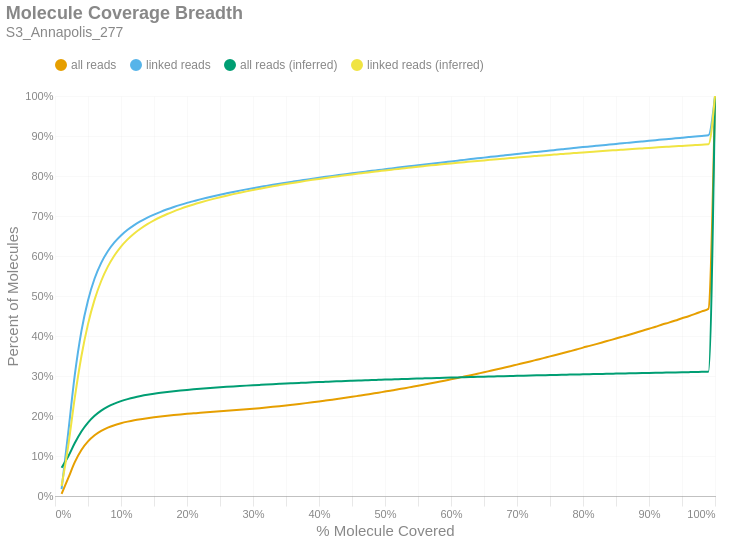

The notebook cell this image was saved under:
### Markdown cell above
### Molecule Read Coverage
This chart shows molecule coverage breadth as computed by the number of bases aligned to that molecule. In other words, "*how much of each unique long molecule is actually sequenced/aligned?*" Keep in mind there is a distinction between sequences and alignments, since some sequences belonging to a particular molecule may not align well and wouldn't appear in the alignment data. This chart also shows molecule coverage breadth as computed by the *inferred fragment* from which the aligned sequences originate. Unlike read coverage, this calculation takes into account the total insert size, including unsequenced gaps between the forward and reverse reads. Like the previous figures, these are cumulative percents.

### Code cell
if SKIPLR:
    print_html(f"Skipped")
else:
    binned_df = consolidated_hist(valids['coverage_bp'], mask, 0.01, True)
    binned_df_inf = consolidated_hist(valids['coverage_inserts'], mask, 0.01, True)
    binned_df = binned_df.with_columns(pl.lit(binned_df_inf['all reads (cumsum)']).alias('all reads (inferred)'))
    binned_df = binned_df.with_columns(pl.lit(binned_df_inf['linked reads (cumsum)']).alias('linked reads (inferred)'))
    binned_df = binned_df.with_columns(
        (pl.col('bin').cast(pl.Float64) + 0.01).alias('right_edge')
    )

    with SafeRender(binned_df):
        (
            density_plot(binned_df, 'Molecule Coverage Breadth', samplename, 'molcov', ['all reads (inferred)','linked reads (inferred)'])
            .encode(
                #x=alt.X('bin:Q', title="% Molecule Covered").axis(format = '%').scale(padding=0),
                x=alt.X('right_edge:Q', title="% Molecule Covered").axis(format='%').scale(padding=0),
                y=alt.Y('value:Q', title='Percent of Molecules')
                    .axis(format='%')
                    .stack(False)
                    .scale(domainMin=0, padding=0),
                color=alt.Color("key:N").scale(domain = ["all reads", "linked reads", "all reads (inferred)", "linked reads (inferred)"]),
                tooltip = [
                    alt.Tooltip("key:N", title = "Data Type"),
                    alt.Tooltip("range_label:N", title="% Molecule Covered"),
                    alt.Tooltip("value:Q", format = ".2%", title="% Molecules")
                ]
            )
        ).display()

### Figure 1 — Vega-Lite specification as saved in the notebook (floating-point values rounded to 4 significant figures)
{"width": "container", "height": 400, "config": {"title": {"anchor": "start", "dy": -15, "fontSize": 18, "color": "#888888", "subtitleColor": "#888888", "subtitleFontSize": 14}, "arc": {"fill": "#0072B2"}, "axis": {"domainColor": "#888888", "domainWidth": 0.5, "gridWidth": 0.2, "grid": false, "titleFontWeight": 400, "titleFontSize": 15, "labelFontSize": 11, "labelColor": "#888888", "tickColor": "#888888", "tickWidth": 0.2, "titleColor": "#888888"}, "axisBand": {"grid": false}, "axisX": {"grid": true, "tickSize": 10, "domainCap": "round"}, "axisY": {"domain": false, "grid": true, "tickSize": 0, "domainCap": "round"}, "background": "transparent", "header": {"labelFontSize": 15, "labelColor": "#888888", "titleFontSize": 15, "titleFontWeight": 600, "titleColor": "#888888"}, "legend": {"labelFont": "sans-serif", "labelFontSize": 12, "labelColor": "#888888", "symbolSize": 100, "symbolType": "circle", "titleFontSize": 12, "titlePadding": 10, "titleColor": "#888888", "title": null, "orient": "top"}, "range": {"category": ["#E69F00", "#56B4E9", "#009E73", "#F0E442", "#0072B2", "#D55E00", "#CC79A7", "#000000"], "diverging": ["#cfe8f3", "#a2d4ec", "#73bfe2", "#46abdb", "#1696d2", "#12719e"]}, "area": {"fill": "#0072B2", "fillOpacity": 0.7, "line": true, "strokeOpacity": 0.7}, "line": {"color": "#0072B2", "stroke": "#0072B2", "strokeWidth": 2}, "trail": {"color": "#0072B2", "stroke": "#0072B2", "strokeWidth": 0, "size": 1}, "point": {"filled": true, "fillOpacity": 1.0, "size": 95}, "text": {"color": "#888888", "fontSize": 11, "align": "right", "fontWeight": 400, "size": 11}, "bar": {"fill": "#0072B2", "stroke": null}, "view": {"stroke": null, "continuousWidth": 660, "continuousHeight": 400}}, "data": {"name": "data-76ab4b753739c05dea6e5e1a4ccea0b9"}, "mark": {"type": "line", "interpolate": "monotone", "point": {"opacity": 0, "size": 275}}, "encoding": {"color": {"field": "key", "scale": {"domain": ["all reads", "linked reads", "all reads (inferred)", "linked reads (inferred)"]}, "type": "nominal"}, "tooltip": [{"field": "key", "title": "Data Type", "type": "nominal"}, {"field": "range_label", "title": "% Molecule Covered", "type": "nominal"}, {"field": "value", "format": ".2%", "title": "% Molecules", "type": "quantitative"}], "x": {"axis": {"format": "%"}, "field": "right_edge", "scale": {"padding": 0}, "title": "% Molecule Covered", "type": "quantitative"}, "y": {"axis": {"format": "%"}, "field": "value", "scale": {"domainMin": 0, "padding": 0}, "stack": false, "title": "Percent of Molecules", "type": "quantitative"}}, "params": [{"name": "param_c36ac31b6afebe62", "select": {"type": "point", "fields": ["key"]}, "bind": "legend"}], "title": {"text": "Molecule Coverage Breadth", "subtitle": "S3_Annapolis_277"}, "transform": [{"fold": ["all reads (cumsum)", "linked reads (cumsum)", "all reads (inferred)", "linked reads (inferred)"]}, {"calculate": "replace(datum.key, ' (cumsum)', '')", "as": "key"}, {"filter": {"param": "param_c36ac31b6afebe62"}}], "usermeta": {"embedOptions": {"downloadFileName": "S3_Annapolis_277.molcov"}}, "$schema": "https://vega.github.io/schema/vega-lite/v6.1.0.json", "datasets": {"data-76ab4b753739c05dea6e5e1a4ccea0b9": [{"bin": "0.0", "interval": "0.0-0.01", "all reads": 0.005116, "linked reads": 0.01728, "all reads (cumsum)": 0.005116, "linked reads (cumsum)": 0.01728, "range_label": "0.0-0.01", "all reads (inferred)": 0.0708, "linked reads (inferred)": 0.02504, "right_edge": 0.01}, {"bin": "0.01", "interval": "0.01-0.02", "all reads": 0.03935, "linked reads": 0.1407, "all reads (cumsum)": 0.04446, "linked reads (cumsum)": 0.158, "range_label": "0.01-0.02", "all reads (inferred)": 0.09867, "linked reads (inferred)": 0.1246, "right_edge": 0.02}, {"bin": "0.02", "interval": "0.02-0.03", "all reads": 0.04024, "linked reads": 0.1447, "all reads (cumsum)": 0.0847, "linked reads (cumsum)": 0.3026, "range_label": "0.02-0.03", "all reads (inferred)": 0.1323, "linked reads (inferred)": 0.2458, "right_edge": 0.03}, {"bin": "0.03", "interval": "0.03-0.04", "all reads": 0.03043, "linked reads": 0.1095, "all reads (cumsum)": 0.1151, "linked reads (cumsum)": 0.4121, "range_label": "0.03-0.04", "all reads (inferred)": 0.161, "linked reads (inferred)": 0.3493, "right_edge": 0.04}, {"bin": "0.04", "interval": "0.04-0.05", "all reads": 0.02139, "linked reads": 0.07686, "all reads (cumsum)": 0.1365, "linked reads (cumsum)": 0.4889, "range_label": "0.04-0.05", "all reads (inferred)": 0.1834, "linked reads (inferred)": 0.4297, "right_edge": 0.05}, {"bin": "0.05", "interval": "0.05-0.06", "all reads": 0.01528, "linked reads": 0.05482, "all reads (cumsum)": 0.1518, "linked reads (cumsum)": 0.5438, "range_label": "0.05-0.06", "all reads (inferred)": 0.2004, "linked reads (inferred)": 0.4909, "right_edge": 0.06}, {"bin": "0.06", "interval": "0.06-0.07", "all reads": 0.01094, "linked reads": 0.03919, "all reads (cumsum)": 0.1627, "linked reads (cumsum)": 0.583, "range_label": "0.06-0.07", "all reads (inferred)": 0.2133, "linked reads (inferred)": 0.5375, "right_edge": 0.07}, {"bin": "0.07", "interval": "0.07-0.08", "all reads": 0.008102, "linked reads": 0.02898, "all reads (cumsum)": 0.1708, "linked reads (cumsum)": 0.6119, "range_label": "0.07-0.08", "all reads (inferred)": 0.2233, "linked reads (inferred)": 0.5734, "right_edge": 0.08}, {"bin": "0.08", "interval": "0.08-0.09", "all reads": 0.006197, "linked reads": 0.02209, "all reads (cumsum)": 0.177, "linked reads (cumsum)": 0.634, "range_label": "0.08-0.09", "all reads (inferred)": 0.231, "linked reads (inferred)": 0.6013, "right_edge": 0.09}, {"bin": "0.09", "interval": "0.09-0.1", "all reads": 0.004896, "linked reads": 0.01739, "all reads (cumsum)": 0.1819, "linked reads (cumsum)": 0.6514, "range_label": "0.09-0.1", "all reads (inferred)": 0.2372, "linked reads (inferred)": 0.6236, "right_edge": 0.1}, {"bin": "0.1", "interval": "0.1-0.11", "all reads": 0.003959, "linked reads": 0.01404, "all reads (cumsum)": 0.1859, "linked reads (cumsum)": 0.6655, "range_label": "0.1-0.11", "all reads (inferred)": 0.2423, "linked reads (inferred)": 0.6416, "right_edge": 0.11}, {"bin": "0.11", "interval": "0.11-0.12", "all reads": 0.003381, "linked reads": 0.01193, "all reads (cumsum)": 0.1893, "linked reads (cumsum)": 0.6774, "range_label": "0.11-0.12", "all reads (inferred)": 0.2464, "linked reads (inferred)": 0.6565, "right_edge": 0.12}, {"bin": "0.12", "interval": "0.12-0.13", "all reads": 0.002779, "linked reads": 0.009786, "all reads (cumsum)": 0.1921, "linked reads (cumsum)": 0.6872, "range_label": "0.12-0.13", "all reads (inferred)": 0.2499, "linked reads (inferred)": 0.6689, "right_edge": 0.13}, {"bin": "0.13", "interval": "0.13-0.14", "all reads": 0.00249, "linked reads": 0.008745, "all reads (cumsum)": 0.1945, "linked reads (cumsum)": 0.6959, "range_label": "0.13-0.14", "all reads (inferred)": 0.2529, "linked reads (inferred)": 0.6796, "right_edge": 0.14}, {"bin": "0.14", "interval": "0.14-0.15", "all reads": 0.002197, "linked reads": 0.00767, "all reads (cumsum)": 0.1967, "linked reads (cumsum)": 0.7036, "range_label": "0.14-0.15", "all reads (inferred)": 0.2555, "linked reads (inferred)": 0.6891, "right_edge": 0.15}, {"bin": "0.15", "interval": "0.15-0.16", "all reads": 0.001978, "linked reads": 0.006862, "all reads (cumsum)": 0.1987, "linked reads (cumsum)": 0.7105, "range_label": "0.15-0.16", "all reads (inferred)": 0.2579, "linked reads (inferred)": 0.6974, "right_edge": 0.16}, {"bin": "0.16", "interval": "0.16-0.17", "all reads": 0.001832, "linked reads": 0.006273, "all reads (cumsum)": 0.2006, "linked reads (cumsum)": 0.7167, "range_label": "0.16-0.17", "all reads (inferred)": 0.26, "linked reads (inferred)": 0.705, "right_edge": 0.17}, {"bin": "0.17", "interval": "0.17-0.18", "all reads": 0.001695, "linked reads": 0.00578, "all reads (cumsum)": 0.2023, "linked reads (cumsum)": 0.7225, "range_label": "0.17-0.18", "all reads (inferred)": 0.2619, "linked reads (inferred)": 0.7117, "right_edge": 0.18}, {"bin": "0.18", "interval": "0.18-0.19", "all reads": 0.001587, "linked reads": 0.005336, "all reads (cumsum)": 0.2038, "linked reads (cumsum)": 0.7278, "range_label": "0.18-0.19", "all reads (inferred)": 0.2636, "linked reads (inferred)": 0.7178, "right_edge": 0.19}, {"bin": "0.19", "interval": "0.19-0.2", "all reads": 0.001488, "linked reads": 0.004937, "all reads (cumsum)": 0.2053, "linked reads (cumsum)": 0.7328, "range_label": "0.19-0.2", "all reads (inferred)": 0.2652, "linked reads (inferred)": 0.7236, "right_edge": 0.2}, {"bin": "0.2", "interval": "0.2-0.21", "all reads": 0.001335, "linked reads": 0.004388, "all reads (cumsum)": 0.2067, "linked reads (cumsum)": 0.7372, "range_label": "0.2-0.21", "all reads (inferred)": 0.2667, "linked reads (inferred)": 0.7289, "right_edge": 0.21}, {"bin": "0.21", "interval": "0.21-0.22", "all reads": 0.001342, "linked reads": 0.004338, "all reads (cumsum)": 0.208, "linked reads (cumsum)": 0.7415, "range_label": "0.21-0.22", "all reads (inferred)": 0.2681, "linked reads (inferred)": 0.7338, "right_edge": 0.22}, {"bin": "0.22", "interval": "0.22-0.23", "all reads": 0.001295, "linked reads": 0.004104, "all reads (cumsum)": 0.2093, "linked reads (cumsum)": 0.7456, "range_label": "0.22-0.23", "all reads (inferred)": 0.2694, "linked reads (inferred)": 0.7384, "right_edge": 0.23}, {"bin": "0.23", "interval": "0.23-0.24", "all reads": 0.001262, "linked reads": 0.003929, "all reads (cumsum)": 0.2106, "linked reads (cumsum)": 0.7495, "range_label": "0.23-0.24", "all reads (inferred)": 0.2706, "linked reads (inferred)": 0.7428, "right_edge": 0.24}, {"bin": "0.24", "interval": "0.24-0.25", "all reads": 0.001233, "linked reads": 0.003752, "all reads (cumsum)": 0.2118, "linked reads (cumsum)": 0.7533, "range_label": "0.24-0.25", "all reads (inferred)": 0.2718, "linked reads (inferred)": 0.7469, "right_edge": 0.25}, {"bin": "0.25", "interval": "0.25-0.26", "all reads": 0.00117, "linked reads": 0.003497, "all reads (cumsum)": 0.213, "linked reads (cumsum)": 0.7568, "range_label": "0.25-0.26", "all reads (inferred)": 0.2729, "linked reads (inferred)": 0.7508, "right_edge": 0.26}, {"bin": "0.26", "interval": "0.26-0.27", "all reads": 0.001203, "linked reads": 0.003399, "all reads (cumsum)": 0.2142, "linked reads (cumsum)": 0.7602, "range_label": "0.26-0.27", "all reads (inferred)": 0.274, "linked reads (inferred)": 0.7546, "right_edge": 0.27}, {"bin": "0.27", "interval": "0.27-0.28", "all reads": 0.001253, "linked reads": 0.00324, "all reads (cumsum)": 0.2154, "linked reads (cumsum)": 0.7634, "range_label": "0.27-0.28", "all reads (inferred)": 0.275, "linked reads (inferred)": 0.7582, "right_edge": 0.28}, {"bin": "0.28", "interval": "0.28-0.29", "all reads": 0.001336, "linked reads": 0.003134, "all reads (cumsum)": 0.2168, "linked reads (cumsum)": 0.7666, "range_label": "0.28-0.29", "all reads (inferred)": 0.2759, "linked reads (inferred)": 0.7616, "right_edge": 0.29}, {"bin": "0.29", "interval": "0.29-0.3", "all reads": 0.001422, "linked reads": 0.00306, "all reads (cumsum)": 0.2182, "linked reads (cumsum)": 0.7696, "range_label": "0.29-0.3", "all reads (inferred)": 0.2769, "linked reads (inferred)": 0.7649, "right_edge": 0.3}, {"bin": "0.3", "interval": "0.3-0.31", "all reads": 0.001493, "linked reads": 0.002932, "all reads (cumsum)": 0.2197, "linked reads (cumsum)": 0.7726, "range_label": "0.3-0.31", "all reads (inferred)": 0.2778, "linked reads (inferred)": 0.7681, "right_edge": 0.31}, {"bin": "0.31", "interval": "0.31-0.32", "all reads": 0.001566, "linked reads": 0.002761, "all reads (cumsum)": 0.2212, "linked reads (cumsum)": 0.7753, "range_label": "0.31-0.32", "all reads (inferred)": 0.2787, "linked reads (inferred)": 0.7713, "right_edge": 0.32}, {"bin": "0.32", "interval": "0.32-0.33", "all reads": 0.001645, "linked reads": 0.002783, "all reads (cumsum)": 0.2229, "linked reads (cumsum)": 0.7781, "range_label": "0.32-0.33", "all reads (inferred)": 0.2795, "linked reads (inferred)": 0.7743, "right_edge": 0.33}, {"bin": "0.33", "interval": "0.33-0.34", "all reads": 0.001724, "linked reads": 0.002675, "all reads (cumsum)": 0.2246, "linked reads (cumsum)": 0.7808, "range_label": "0.33-0.34", "all reads (inferred)": 0.2804, "linked reads (inferred)": 0.7772, "right_edge": 0.34}, {"bin": "0.34", "interval": "0.34-0.35", "all reads": 0.001786, "linked reads": 0.002571, "all reads (cumsum)": 0.2264, "linked reads (cumsum)": 0.7833, "range_label": "0.34-0.35", "all reads (inferred)": 0.2812, "linked reads (inferred)": 0.78, "right_edge": 0.35}, {"bin": "0.35", "interval": "0.35-0.36", "all reads": 0.001882, "linked reads": 0.002559, "all reads (cumsum)": 0.2283, "linked reads (cumsum)": 0.7859, "range_label": "0.35-0.36", "all reads (inferred)": 0.2819, "linked reads (inferred)": 0.7826, "right_edge": 0.36}, {"bin": "0.36", "interval": "0.36-0.37", "all reads": 0.001929, "linked reads": 0.00251, "all reads (cumsum)": 0.2302, "linked reads (cumsum)": 0.7884, "range_label": "0.36-0.37", "all reads (inferred)": 0.2827, "linked reads (inferred)": 0.7853, "right_edge": 0.37}, {"bin": "0.37", "interval": "0.37-0.38", "all reads": 0.001991, "linked reads": 0.002393, "all reads (cumsum)": 0.2322, "linked reads (cumsum)": 0.7908, "range_label": "0.37-0.38", "all reads (inferred)": 0.2834, "linked reads (inferred)": 0.7878, "right_edge": 0.38}, {"bin": "0.38", "interval": "0.38-0.39", "all reads": 0.002093, "linked reads": 0.002416, "all reads (cumsum)": 0.2343, "linked reads (cumsum)": 0.7932, "range_label": "0.38-0.39", "all reads (inferred)": 0.2841, "linked reads (inferred)": 0.7903, "right_edge": 0.39}, {"bin": "0.39", "interval": "0.39-0.4", "all reads": 0.002165, "linked reads": 0.002407, "all reads (cumsum)": 0.2365, "linked reads (cumsum)": 0.7956, "range_label": "0.39-0.4", "all reads (inferred)": 0.2848, "linked reads (inferred)": 0.7928, "right_edge": 0.4}, {"bin": "0.4", "interval": "0.4-0.41", "all reads": 0.0022, "linked reads": 0.002336, "all reads (cumsum)": 0.2387, "linked reads (cumsum)": 0.798, "range_label": "0.4-0.41", "all reads (inferred)": 0.2855, "linked reads (inferred)": 0.7951, "right_edge": 0.41}, {"bin": "0.41", "interval": "0.41-0.42", "all reads": 0.002208, "linked reads": 0.002206, "all reads (cumsum)": 0.2409, "linked reads (cumsum)": 0.8002, "range_label": "0.41-0.42", "all reads (inferred)": 0.2862, "linked reads (inferred)": 0.7974, "right_edge": 0.42}, {"bin": "0.42", "interval": "0.42-0.43", "all reads": 0.002311, "linked reads": 0.002186, "all reads (cumsum)": 0.2432, "linked reads (cumsum)": 0.8024, "range_label": "0.42-0.43", "all reads (inferred)": 0.2868, "linked reads (inferred)": 0.7996, "right_edge": 0.43}, {"bin": "0.43", "interval": "0.43-0.44", "all reads": 0.002365, "linked reads": 0.002147, "all reads (cumsum)": 0.2455, "linked reads (cumsum)": 0.8045, "range_label": "0.43-0.44", "all reads (inferred)": 0.2875, "linked reads (inferred)": 0.8019, "right_edge": 0.44}, {"bin": "0.44", "interval": "0.44-0.45", "all reads": 0.002435, "linked reads": 0.002125, "all reads (cumsum)": 0.248, "linked reads (cumsum)": 0.8066, "range_label": "0.44-0.45", "all reads (inferred)": 0.2881, "linked reads (inferred)": 0.804, "right_edge": 0.45}, {"bin": "0.45", "interval": "0.45-0.46", "all reads": 0.002502, "linked reads": 0.002075, "all reads (cumsum)": 0.2505, "linked reads (cumsum)": 0.8087, "range_label": "0.45-0.46", "all reads (inferred)": 0.2886, "linked reads (inferred)": 0.806, "right_edge": 0.46}, {"bin": "0.46", "interval": "0.46-0.47", "all reads": 0.002506, "linked reads": 0.002075, "all reads (cumsum)": 0.253, "linked reads (cumsum)": 0.8108, "range_label": "0.46-0.47", "all reads (inferred)": 0.2892, "linked reads (inferred)": 0.808, "right_edge": 0.47}, {"bin": "0.47", "interval": "0.47-0.48", "all reads": 0.002652, "linked reads": 0.002115, "all reads (cumsum)": 0.2556, "linked reads (cumsum)": 0.8129, "range_label": "0.47-0.48", "all reads (inferred)": 0.2898, "linked reads (inferred)": 0.8101, "right_edge": 0.48}, {"bin": "0.48", "interval": "0.48-0.49", "all reads": 0.002593, "linked reads": 0.001993, "all reads (cumsum)": 0.2582, "linked reads (cumsum)": 0.8149, "range_label": "0.48-0.49", "all reads (inferred)": 0.2904, "linked reads (inferred)": 0.812, "right_edge": 0.49}, {"bin": "0.49", "interval": "0.49-0.5", "all reads": 0.002908, "linked reads": 0.002074, "all reads (cumsum)": 0.2611, "linked reads (cumsum)": 0.817, "range_label": "0.49-0.5", "all reads (inferred)": 0.291, "linked reads (inferred)": 0.814, "right_edge": 0.5}, {"bin": "0.5", "interval": "0.5-0.51", "all reads": 0.002623, "linked reads": 0.001994, "all reads (cumsum)": 0.2638, "linked reads (cumsum)": 0.819, "range_label": "0.5-0.51", "all reads (inferred)": 0.2915, "linked reads (inferred)": 0.8159, "right_edge": 0.51}, {"bin": "0.51", "interval": "0.51-0.52", "all reads": 0.002947, "linked reads": 0.00205, "all reads (cumsum)": 0.2667, "linked reads (cumsum)": 0.821, "range_label": "0.51-0.52", "all reads (inferred)": 0.292, "linked reads (inferred)": 0.8177, "right_edge": 0.52}, {"bin": "0.52", "interval": "0.52-0.53", "all reads": 0.0029, "linked reads": 0.001989, "all reads (cumsum)": 0.2696, "linked reads (cumsum)": 0.823, "range_label": "0.52-0.53", "all reads (inferred)": 0.2926, "linked reads (inferred)": 0.8195, "right_edge": 0.53}, {"bin": "0.53", "interval": "0.53-0.54", "all reads": 0.003004, "linked reads": 0.001955, "all reads (cumsum)": 0.2726, "linked reads (cumsum)": 0.8249, "range_label": "0.53-0.54", "all reads (inferred)": 0.2931, "linked reads (inferred)": 0.8213, "right_edge": 0.54}, {"bin": "0.54", "interval": "0.54-0.55", "all reads": 0.002998, "linked reads": 0.001965, "all reads (cumsum)": 0.2756, "linked reads (cumsum)": 0.8269, "range_label": "0.54-0.55", "all reads (inferred)": 0.2936, "linked reads (inferred)": 0.8231, "right_edge": 0.55}, {"bin": "0.55", "interval": "0.55-0.56", "all reads": 0.003127, "linked reads": 0.001939, "all reads (cumsum)": 0.2787, "linked reads (cumsum)": 0.8289, "range_label": "0.55-0.56", "all reads (inferred)": 0.2941, "linked reads (inferred)": 0.8249, "right_edge": 0.56}, {"bin": "0.56", "interval": "0.56-0.57", "all reads": 0.003168, "linked reads": 0.001921, "all reads (cumsum)": 0.2819, "linked reads (cumsum)": 0.8308, "range_label": "0.56-0.57", "all reads (inferred)": 0.2946, "linked reads (inferred)": 0.8266, "right_edge": 0.57}, {"bin": "0.57", "interval": "0.57-0.58", "all reads": 0.003205, "linked reads": 0.00192, "all reads (cumsum)": 0.2851, "linked reads (cumsum)": 0.8327, "range_label": "0.57-0.58", "all reads (inferred)": 0.2951, "linked reads (inferred)": 0.8283, "right_edge": 0.58}, {"bin": "0.58", "interval": "0.58-0.59", "all reads": 0.003244, "linked reads": 0.001932, "all reads (cumsum)": 0.2883, "linked reads (cumsum)": 0.8346, "range_label": "0.58-0.59", "all reads (inferred)": 0.2956, "linked reads (inferred)": 0.8299, "right_edge": 0.59}, {"bin": "0.59", "interval": "0.59-0.6", "all reads": 0.003359, "linked reads": 0.001856, "all reads (cumsum)": 0.2917, "linked reads (cumsum)": 0.8365, "range_label": "0.59-0.6", "all reads (inferred)": 0.2961, "linked reads (inferred)": 0.8315, "right_edge": 0.6}, {"bin": "0.6", "interval": "0.6-0.61", "all reads": 0.003289, "linked reads": 0.001915, "all reads (cumsum)": 0.295, "linked reads (cumsum)": 0.8384, "range_label": "0.6-0.61", "all reads (inferred)": 0.2965, "linked reads (inferred)": 0.8331, "right_edge": 0.61}, {"bin": "0.61", "interval": "0.61-0.62", "all reads": 0.003559, "linked reads": 0.00192, "all reads (cumsum)": 0.2986, "linked reads (cumsum)": 0.8403, "range_label": "0.61-0.62", "all reads (inferred)": 0.297, "linked reads (inferred)": 0.8346, "right_edge": 0.62}, {"bin": "0.62", "interval": "0.62-0.63", "all reads": 0.003524, "linked reads": 0.00189, "all reads (cumsum)": 0.3021, "linked reads (cumsum)": 0.8422, "range_label": "0.62-0.63", "all reads (inferred)": 0.2974, "linked reads (inferred)": 0.836, "right_edge": 0.63}, {"bin": "0.63", "interval": "0.63-0.64", "all reads": 0.003637, "linked reads": 0.00193, "all reads (cumsum)": 0.3057, "linked reads (cumsum)": 0.8441, "range_label": "0.63-0.64", "all reads (inferred)": 0.2978, "linked reads (inferred)": 0.8375, "right_edge": 0.64}, {"bin": "0.64", "interval": "0.64-0.65", "all reads": 0.003557, "linked reads": 0.001786, "all reads (cumsum)": 0.3093, "linked reads (cumsum)": 0.8459, "range_label": "0.64-0.65", "all reads (inferred)": 0.2983, "linked reads (inferred)": 0.839, "right_edge": 0.65}, {"bin": "0.65", "interval": "0.65-0.66", "all reads": 0.003807, "linked reads": 0.001907, "all reads (cumsum)": 0.3131, "linked reads (cumsum)": 0.8478, "range_label": "0.65-0.66", "all reads (inferred)": 0.2987, "linked reads (inferred)": 0.8405, "right_edge": 0.66}, {"bin": "0.66", "interval": "0.66-0.67", "all reads": 0.003738, "linked reads": 0.001803, "all reads (cumsum)": 0.3168, "linked reads (cumsum)": 0.8496, "range_label": "0.66-0.67", "all reads (inferred)": 0.2992, "linked reads (inferred)": 0.8419, "right_edge": 0.67}, {"bin": "0.67", "interval": "0.67-0.68", "all reads": 0.003815, "linked reads": 0.001822, "all reads (cumsum)": 0.3206, "linked reads (cumsum)": 0.8515, "range_label": "0.67-0.68", "all reads (inferred)": 0.2996, "linked reads (inferred)": 0.8433, "right_edge": 0.68}, {"bin": "0.68", "interval": "0.68-0.69", "all reads": 0.003824, "linked reads": 0.001808, "all reads (cumsum)": 0.3245, "linked reads (cumsum)": 0.8533, "range_label": "0.68-0.69", "all reads (inferred)": 0.3, "linked reads (inferred)": 0.8447, "right_edge": 0.69}, {"bin": "0.69", "interval": "0.69-0.7", "all reads": 0.004014, "linked reads": 0.001765, "all reads (cumsum)": 0.3285, "linked reads (cumsum)": 0.855, "range_label": "0.69-0.7", "all reads (inferred)": 0.3004, "linked reads (inferred)": 0.8461, "right_edge": 0.7}, {"bin": "0.7", "interval": "0.7-0.71", "all reads": 0.003928, "linked reads": 0.00177, "all reads (cumsum)": 0.3324, "linked reads (cumsum)": 0.8568, "range_label": "0.7-0.71", "all reads (inferred)": 0.3008, "linked reads (inferred)": 0.8475, "right_edge": 0.71}, {"bin": "0.71", "interval": "0.71-0.72", "all reads": 0.004008, "linked reads": 0.001736, "all reads (cumsum)": 0.3364, "linked reads (cumsum)": 0.8585, "range_label": "0.71-0.72", "all reads (inferred)": 0.3012, "linked reads (inferred)": 0.8489, "right_edge": 0.72}, {"bin": "0.72", "interval": "0.72-0.73", "all reads": 0.00416, "linked reads": 0.001726, "all reads (cumsum)": 0.3406, "linked reads (cumsum)": 0.8603, "range_label": "0.72-0.73", "all reads (inferred)": 0.3016, "linked reads (inferred)": 0.8502, "right_edge": 0.73}, {"bin": "0.73", "interval": "0.73-0.74", "all reads": 0.004142, "linked reads": 0.001726, "all reads (cumsum)": 0.3447, "linked reads (cumsum)": 0.862, "range_label": "0.73-0.74", "all reads (inferred)": 0.302, "linked reads (inferred)": 0.8515, "right_edge": 0.74}, {"bin": "0.74", "interval": "0.74-0.75", "all reads": 0.004323, "linked reads": 0.001783, "all reads (cumsum)": 0.349, "linked reads (cumsum)": 0.8638, "range_label": "0.74-0.75", "all reads (inferred)": 0.3024, "linked reads (inferred)": 0.8528, "right_edge": 0.75}, {"bin": "0.75", "interval": "0.75-0.76", "all reads": 0.004147, "linked reads": 0.001582, "all reads (cumsum)": 0.3532, "linked reads (cumsum)": 0.8654, "range_label": "0.75-0.76", "all reads (inferred)": 0.3028, "linked reads (inferred)": 0.854, "right_edge": 0.76}, {"bin": "0.76", "interval": "0.76-0.77", "all reads": 0.004247, "linked reads": 0.001666, "all reads (cumsum)": 0.3574, "linked reads (cumsum)": 0.867, "range_label": "0.76-0.77", "all reads (inferred)": 0.3031, "linked reads (inferred)": 0.8553, "right_edge": 0.77}, {"bin": "0.77", "interval": "0.77-0.78", "all reads": 0.004328, "linked reads": 0.001692, "all reads (cumsum)": 0.3618, "linked reads (cumsum)": 0.8687, "range_label": "0.77-0.78", "all reads (inferred)": 0.3035, "linked reads (inferred)": 0.8565, "right_edge": 0.78}, {"bin": "0.78", "interval": "0.78-0.79", "all reads": 0.004443, "linked reads": 0.001775, "all reads (cumsum)": 0.3662, "linked reads (cumsum)": 0.8705, "range_label": "0.78-0.79", "all reads (inferred)": 0.3039, "linked reads (inferred)": 0.8577, "right_edge": 0.79}, {"bin": "0.79", "interval": "0.79-0.8", "all reads": 0.004729, "linked reads": 0.001751, "all reads (cumsum)": 0.3709, "linked reads (cumsum)": 0.8722, "range_label": "0.79-0.8", "all reads (inferred)": 0.3042, "linked reads (inferred)": 0.8589, "right_edge": 0.8}, {"bin": "0.8", "interval": "0.8-0.81", "all reads": 0.004331, "linked reads": 0.001574, "all reads (cumsum)": 0.3753, "linked reads (cumsum)": 0.8738, "range_label": "0.8-0.81", "all reads (inferred)": 0.3046, "linked reads (inferred)": 0.86, "right_edge": 0.81}, {"bin": "0.81", "interval": "0.81-0.82", "all reads": 0.004435, "linked reads": 0.001558, "all reads (cumsum)": 0.3797, "linked reads (cumsum)": 0.8754, "range_label": "0.81-0.82", "all reads (inferred)": 0.3049, "linked reads (inferred)": 0.8612, "right_edge": 0.82}, {"bin": "0.82", "interval": "0.82-0.83", "all reads": 0.004622, "linked reads": 0.001602, "all reads (cumsum)": 0.3843, "linked reads (cumsum)": 0.877, "range_label": "0.82-0.83", "all reads (inferred)": 0.3053, "linked reads (inferred)": 0.8624, "right_edge": 0.83}, {"bin": "0.83", "interval": "0.83-0.84", "all reads": 0.004696, "linked reads": 0.001706, "all reads (cumsum)": 0.389, "linked reads (cumsum)": 0.8787, "range_label": "0.83-0.84", "all reads (inferred)": 0.3056, "linked reads (inferred)": 0.8635, "right_edge": 0.84}, {"bin": "0.84", "interval": "0.84-0.85", "all reads": 0.004623, "linked reads": 0.001537, "all reads (cumsum)": 0.3936, "linked reads (cumsum)": 0.8802, "range_label": "0.84-0.85", "all reads (inferred)": 0.306, "linked reads (inferred)": 0.8646, "right_edge": 0.85}, {"bin": "0.85", "interval": "0.85-0.86", "all reads": 0.004799, "linked reads": 0.001587, "all reads (cumsum)": 0.3984, "linked reads (cumsum)": 0.8818, "range_label": "0.85-0.86", "all reads (inferred)": 0.3063, "linked reads (inferred)": 0.8657, "right_edge": 0.86}, {"bin": "0.86", "interval": "0.86-0.87", "all reads": 0.004785, "linked reads": 0.001553, "all reads (cumsum)": 0.4032, "linked reads (cumsum)": 0.8834, "range_label": "0.86-0.87", "all reads (inferred)": 0.3066, "linked reads (inferred)": 0.8668, "right_edge": 0.87}, {"bin": "0.87", "interval": "0.87-0.88", "all reads": 0.004945, "linked reads": 0.001556, "all reads (cumsum)": 0.4082, "linked reads (cumsum)": 0.8849, "range_label": "0.87-0.88", "all reads (inferred)": 0.3069, "linked reads (inferred)": 0.8679, "right_edge": 0.88}, {"bin": "0.88", "interval": "0.88-0.89", "all reads": 0.004929, "linked reads": 0.001589, "all reads (cumsum)": 0.4131, "linked reads (cumsum)": 0.8865, "range_label": "0.88-0.89", "all reads (inferred)": 0.3073, "linked reads (inferred)": 0.869, "right_edge": 0.89}, {"bin": "0.89", "interval": "0.89-0.9", "all reads": 0.005112, "linked reads": 0.001601, "all reads (cumsum)": 0.4182, "linked reads (cumsum)": 0.8881, "range_label": "0.89-0.9", "all reads (inferred)": 0.3076, "linked reads (inferred)": 0.8701, "right_edge": 0.9}, {"bin": "0.9", "interval": "0.9-0.91", "all reads": 0.004816, "linked reads": 0.001493, "all reads (cumsum)": 0.423, "linked reads (cumsum)": 0.8896, "range_label": "0.9-0.91", "all reads (inferred)": 0.3079, "linked reads (inferred)": 0.8712, "right_edge": 0.91}, {"bin": "0.91", "interval": "0.91-0.92", "all reads": 0.00555, "linked reads": 0.001595, "all reads (cumsum)": 0.4286, "linked reads (cumsum)": 0.8912, "range_label": "0.91-0.92", "all reads (inferred)": 0.3083, "linked reads (inferred)": 0.8723, "right_edge": 0.92}, {"bin": "0.92", "interval": "0.92-0.93", "all reads": 0.004835, "linked reads": 0.001506, "all reads (cumsum)": 0.4334, "linked reads (cumsum)": 0.8927, "range_label": "0.92-0.93", "all reads (inferred)": 0.3086, "linked reads (inferred)": 0.8733, "right_edge": 0.93}, {"bin": "0.93", "interval": "0.93-0.94", "all reads": 0.005313, "linked reads": 0.001537, "all reads (cumsum)": 0.4387, "linked reads (cumsum)": 0.8942, "range_label": "0.93-0.94", "all reads (inferred)": 0.3089, "linked reads (inferred)": 0.8743, "right_edge": 0.94}, {"bin": "0.94", "interval": "0.94-0.95", "all reads": 0.005831, "linked reads": 0.001493, "all reads (cumsum)": 0.4445, "linked reads (cumsum)": 0.8957, "range_label": "0.94-0.95", "all reads (inferred)": 0.3092, "linked reads (inferred)": 0.8753, "right_edge": 0.95}, {"bin": "0.95", "interval": "0.95-0.96", "all reads": 0.004951, "linked reads": 0.001487, "all reads (cumsum)": 0.4495, "linked reads (cumsum)": 0.8972, "range_label": "0.95-0.96", "all reads (inferred)": 0.3096, "linked reads (inferred)": 0.8763, "right_edge": 0.96}, {"bin": "0.96", "interval": "0.96-0.97", "all reads": 0.005816, "linked reads": 0.001469, "all reads (cumsum)": 0.4553, "linked reads (cumsum)": 0.8987, "range_label": "0.96-0.97", "all reads (inferred)": 0.3099, "linked reads (inferred)": 0.8774, "right_edge": 0.97}, {"bin": "0.97", "interval": "0.97-0.98", "all reads": 0.00637, "linked reads": 0.001412, "all reads (cumsum)": 0.4617, "linked reads (cumsum)": 0.9001, "range_label": "0.97-0.98", "all reads (inferred)": 0.3103, "linked reads (inferred)": 0.8784, "right_edge": 0.98}, {"bin": "0.98", "interval": "0.98-0.99", "all reads": 0.006072, "linked reads": 0.001554, "all reads (cumsum)": 0.4678, "linked reads (cumsum)": 0.9016, "range_label": "0.98-0.99", "all reads (inferred)": 0.3107, "linked reads (inferred)": 0.8791, "right_edge": 0.99}, {"bin": "0.99", "interval": "0.99-1.0", "all reads": 0.5322, "linked reads": 0.09836, "all reads (cumsum)": 1.0, "linked reads (cumsum)": 1.0, "range_label": "0.99-1.0", "all reads (inferred)": 1.0, "linked reads (inferred)": 1.0, "right_edge": 1.0}]}}
